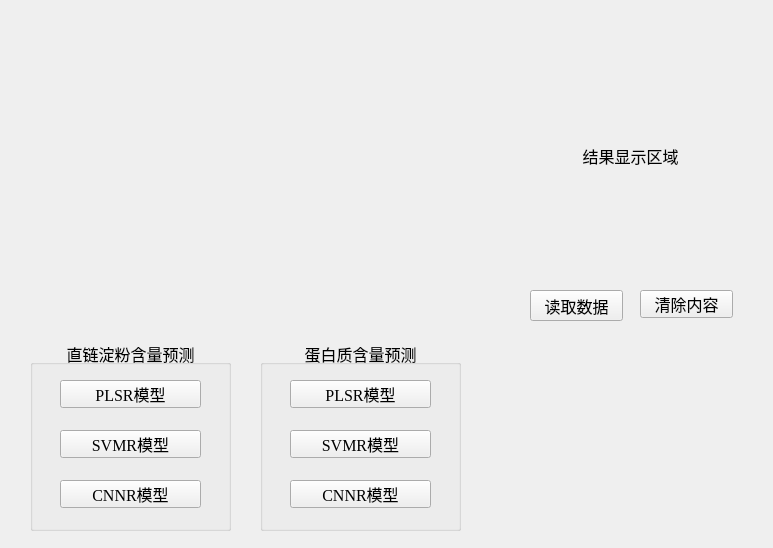
<?xml version="1.0" encoding="UTF-8"?>
<ui version="4.0">
 <class>Form</class>
 <widget class="QWidget" name="Form">
  <property name="geometry">
   <rect>
    <x>0</x>
    <y>0</y>
    <width>773</width>
    <height>548</height>
   </rect>
  </property>
  <property name="windowTitle">
   <string>Form</string>
  </property>
  <widget class="QPushButton" name="DATAread">
   <property name="geometry">
    <rect>
     <x>530</x>
     <y>290</y>
     <width>93</width>
     <height>31</height>
    </rect>
   </property>
   <property name="font">
    <font>
     <pointsize>12</pointsize>
    </font>
   </property>
   <property name="text">
    <string>读取数据</string>
   </property>
  </widget>
  <widget class="QWidget" name="REFfig" native="true">
   <property name="geometry">
    <rect>
     <x>39</x>
     <y>29</y>
     <width>461</width>
     <height>291</height>
    </rect>
   </property>
  </widget>
  <widget class="QLabel" name="result">
   <property name="geometry">
    <rect>
     <x>540</x>
     <y>30</y>
     <width>181</width>
     <height>251</height>
    </rect>
   </property>
   <property name="font">
    <font>
     <pointsize>12</pointsize>
    </font>
   </property>
   <property name="text">
    <string>结果显示区域</string>
   </property>
   <property name="alignment">
    <set>Qt::AlignCenter</set>
   </property>
   <property name="margin">
    <number>0</number>
   </property>
   <property name="indent">
    <number>-1</number>
   </property>
  </widget>
  <widget class="QPushButton" name="clear">
   <property name="geometry">
    <rect>
     <x>640</x>
     <y>290</y>
     <width>93</width>
     <height>28</height>
    </rect>
   </property>
   <property name="font">
    <font>
     <pointsize>12</pointsize>
    </font>
   </property>
   <property name="text">
    <string>清除内容</string>
   </property>
  </widget>
  <widget class="QGroupBox" name="groupBox">
   <property name="enabled">
    <bool>true</bool>
   </property>
   <property name="geometry">
    <rect>
     <x>30</x>
     <y>340</y>
     <width>201</width>
     <height>191</height>
    </rect>
   </property>
   <property name="font">
    <font>
     <family>Times New Roman</family>
     <pointsize>12</pointsize>
    </font>
   </property>
   <property name="toolTipDuration">
    <number>-1</number>
   </property>
   <property name="title">
    <string>直链淀粉含量预测</string>
   </property>
   <property name="alignment">
    <set>Qt::AlignCenter</set>
   </property>
   <widget class="QPushButton" name="AMYpre_PLSR">
    <property name="geometry">
     <rect>
      <x>30</x>
      <y>40</y>
      <width>141</width>
      <height>28</height>
     </rect>
    </property>
    <property name="font">
     <font>
      <family>Times New Roman</family>
      <pointsize>12</pointsize>
     </font>
    </property>
    <property name="text">
     <string>PLSR模型</string>
    </property>
   </widget>
   <widget class="QPushButton" name="AMYpre_SVMR">
    <property name="geometry">
     <rect>
      <x>30</x>
      <y>90</y>
      <width>141</width>
      <height>28</height>
     </rect>
    </property>
    <property name="font">
     <font>
      <family>Times New Roman</family>
      <pointsize>12</pointsize>
     </font>
    </property>
    <property name="text">
     <string>SVMR模型</string>
    </property>
   </widget>
   <widget class="QPushButton" name="AMYpre_CNNR">
    <property name="geometry">
     <rect>
      <x>30</x>
      <y>140</y>
      <width>141</width>
      <height>28</height>
     </rect>
    </property>
    <property name="font">
     <font>
      <family>Times New Roman</family>
      <pointsize>12</pointsize>
     </font>
    </property>
    <property name="text">
     <string>CNNR模型</string>
    </property>
   </widget>
  </widget>
  <widget class="QGroupBox" name="groupBox_2">
   <property name="geometry">
    <rect>
     <x>260</x>
     <y>340</y>
     <width>201</width>
     <height>191</height>
    </rect>
   </property>
   <property name="font">
    <font>
     <family>Times New Roman</family>
     <pointsize>12</pointsize>
    </font>
   </property>
   <property name="title">
    <string>蛋白质含量预测</string>
   </property>
   <property name="alignment">
    <set>Qt::AlignCenter</set>
   </property>
   <widget class="QPushButton" name="PROpre_PLSR">
    <property name="geometry">
     <rect>
      <x>30</x>
      <y>40</y>
      <width>141</width>
      <height>28</height>
     </rect>
    </property>
    <property name="font">
     <font>
      <family>Times New Roman</family>
      <pointsize>12</pointsize>
     </font>
    </property>
    <property name="text">
     <string>PLSR模型</string>
    </property>
   </widget>
   <widget class="QPushButton" name="PROpre_SVMR">
    <property name="geometry">
     <rect>
      <x>30</x>
      <y>90</y>
      <width>141</width>
      <height>28</height>
     </rect>
    </property>
    <property name="font">
     <font>
      <family>Times New Roman</family>
      <pointsize>12</pointsize>
     </font>
    </property>
    <property name="text">
     <string>SVMR模型</string>
    </property>
   </widget>
   <widget class="QPushButton" name="PROpre_CNNR">
    <property name="geometry">
     <rect>
      <x>30</x>
      <y>140</y>
      <width>141</width>
      <height>28</height>
     </rect>
    </property>
    <property name="font">
     <font>
      <family>Times New Roman</family>
      <pointsize>12</pointsize>
     </font>
    </property>
    <property name="text">
     <string>CNNR模型</string>
    </property>
   </widget>
  </widget>
 </widget>
 <resources/>
 <connections/>
</ui>
